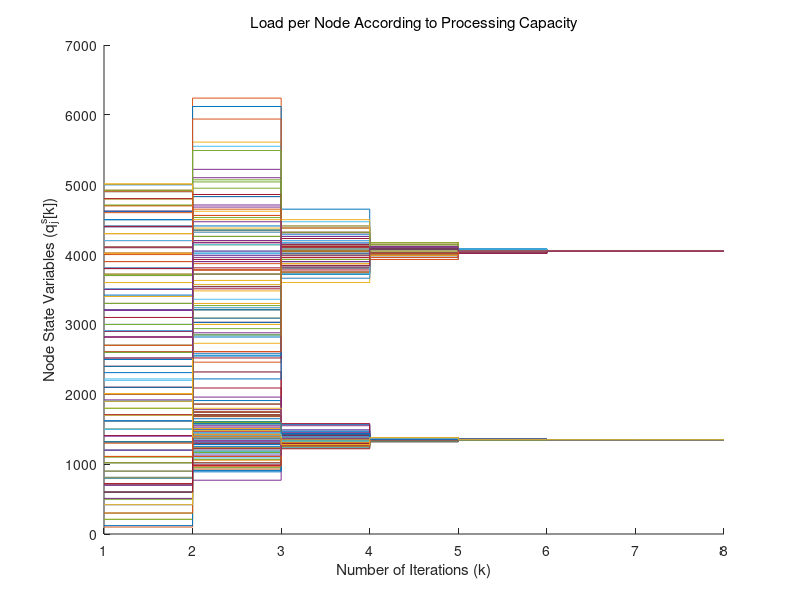
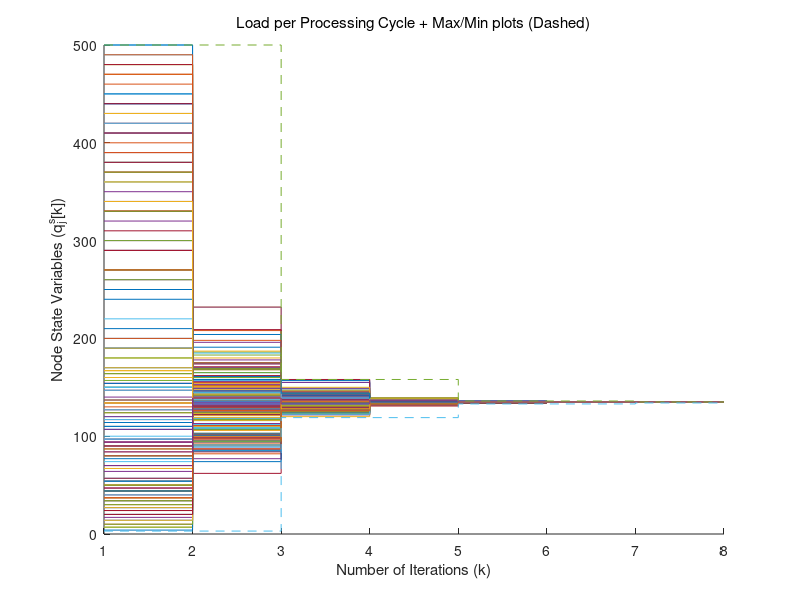

Write the MATLAB code that produced these figures, in order.
close all
clear all
clc

%largeconstant=10^10                %%% WORK ALSO FOR RING
connectivity=0.5;                   
nodes=200;
iter=100;

Ad = zeros(nodes,nodes);

for i=1:nodes
    for j=1:nodes
        if rand()>connectivity
            Ad(i,j)=1;              % AD - Adjacency Martix
        end
    end
end

for i=1:nodes
    Ad(i,i)=1;
end


diam=1;
AAA = Ad;
while (find(AAA==0)>0)
    AAA = AAA*Ad;
    diam=diam+1;
end


quant_step=100;   % we can multiply by max of z0
y0=quant_step*randi(50,nodes,1);
z0=2*ones(nodes,1);
for j=1:nodes
    if (mod(j,2)==1)
        z0(j) = 10;
    else
        z0(j) = 30;
    end
end
y=y0
z=z0




%%%%%%%%%%%%%%%%%%%%%%%%%%%%%%%%%%%%%%%%%%%%%   - RING
% Ad = zeros(nodes,nodes);
% 
% for i=1:nodes-1
%     Ad(i+1,i)=1;
%     Ad(i,i)=1;
% end
% Ad(1,nodes)=1;
% 
% y0 = [4; 8; 10; 3; 5; 1];
% z0 = [1; 1; 1; 1; 1; 1];
% y=y0;
% z=z0;
%%%%%%%%%%%%%%%%%%%%%%%%%%%%%%%%%%%%%%%%%%%%%



%%%%%%%%%%%%%%%%%%%%%%%%%%%%%%%%%%%%%%%%%%%%%%%%%%%%
%  Ad = [0 1 1 0 0 0 0; 1 0 0 1 0 0 0; 0 0 0 0 0 1 0; 0 0 0 0 0 0 1; 1 1 1 1 0 0 0; 0 0 0 0 1 0 1; 0 0 0 0 1 0 0];   % CDC paper plot
%  nodes = 7;
%  y0 = [15; 5; 11; 4; 3; 13; 9]
%  z0 = [1; 1; 1; 1; 1; 1; 1]
%  y=y0;
%  z=z0;
%%%%%%%%%%%%%%%%%%%%%%%%%%%%%%%%%%%%%%%%%%%%%%%%%%%%
% for i=1:nodes
%     Ad(i,i)=1;
% end



transm_z = zeros(nodes,nodes);
transm_y = zeros(nodes,nodes);


initial_aver = sum(y0)/sum(z0);

first = [];
first2 = [];

nodes_states_y = y0;
nodes_states_z = z0;



y
z
initial_aver

first_max = [];
first_min = [];


max_plot = [];
min_plot = [];

nonz = zeros(1,nodes);
   

for k=1:iter
    
    for j=1:nodes
        if (z(j) >0)
            nodes_states_y(j) = ceil(y(j)/z(j));
        end
    end
    
    first2 = [first2; (nodes_states_y)'];
    nodes_states_y = nodes_states_y.*z0;
    first = [first; (nodes_states_y)'];
    
   
    
    if (mod(k,diam)==1)
        states_for_vote = ((y)./(z));
        max_vot = ceil(states_for_vote);
        min_vot = floor(states_for_vote);
    end
    
    
    for j=1:nodes
    %j = randi(nodes);   % pick a random node
    
        while (z(j) > 1)    % transmission process  - we send equal amounts of y
            
            edg = randi(nodes);
        
            if (Ad(edg,j) > 0)    % this is an outgoing edge
           
                transm_y(edg,j) = transm_y(edg,j) + floor(y(j)/z(j));
                transm_z(edg,j) = transm_z(edg,j) + 1;
                y(j) = y(j) - floor(y(j)/z(j));
                z(j) = z(j) - 1;
            
            end
        
        end
    
    end
    
    
    
    for j=1:nodes           % sum incoming
        
        y(j) = y(j) + sum(transm_y(j,:));
        z(j) = z(j) + sum(transm_z(j,:));
    end
    
    
    transm_z = zeros(nodes,nodes);
    transm_y = zeros(nodes,nodes);
        
    
%     for j=1:nodes
%         if (z(j) > 0)
%             nonz(j) = y(j) / z(j);
%         end
%     end
    
    first_max = [first_max; max(nonz)];
    first_min = [first_min; min(nonz(nonz>0))];
    
    nonz = zeros(1,nodes);
    
    
    
    for i=1:nodes
        for j=1:nodes
            if (Ad(i,j)==1)
                % check for node i the incoming
                max_vot(i) = max(max_vot(i),max_vot(j));
                min_vot(i) = min(min_vot(i),min_vot(j));
            end
        end
    end
    
    flag_to_stop=0;
    if (mod(k,diam)==0)
        for akka = 1:diam
            max_plot = [max_plot; max_vot(1)];
            min_plot = [min_plot; min_vot(1)];
        end
        termination_var = 1;
        for i=1:nodes
            if ((max_vot(i) - min_vot(i) > 1))
                termination_var = 0;
            end
        end
        if (termination_var==1)
            flag_to_stop=1;
            break
        end
    end
    
    if (flag_to_stop==1)
        break
    end
       
    
end

y
z

    for j=1:nodes
        if (z(j) >0)
            nodes_states_y(j) = ceil(y(j)/z(j));
        end
    end

% figure
% hold
% title('Quantized Average Consensus via Mass Equalization - Envelope','FontWeight','Normal')
% plot(first_max)
% plot(first_min)
% hold


%first = (first'*z0)'

figure
hold
stairs(first)
title('Load per Node According to Processing Capacity','FontWeight','Normal')
ylabel('Node State Variables (q_j^s[k])')
xlabel('Number of Iterations (k)')

C_average = nodes_states_y

initial_aver 


figure
hold
stairs(first2)
title('Load per Processing Cycle + Max/Min plots (Dashed)','FontWeight','Normal')
ylabel('Node State Variables (q_j^s[k])')
xlabel('Number of Iterations (k)')
stairs(max_plot, '--')
stairs(min_plot, '--')


